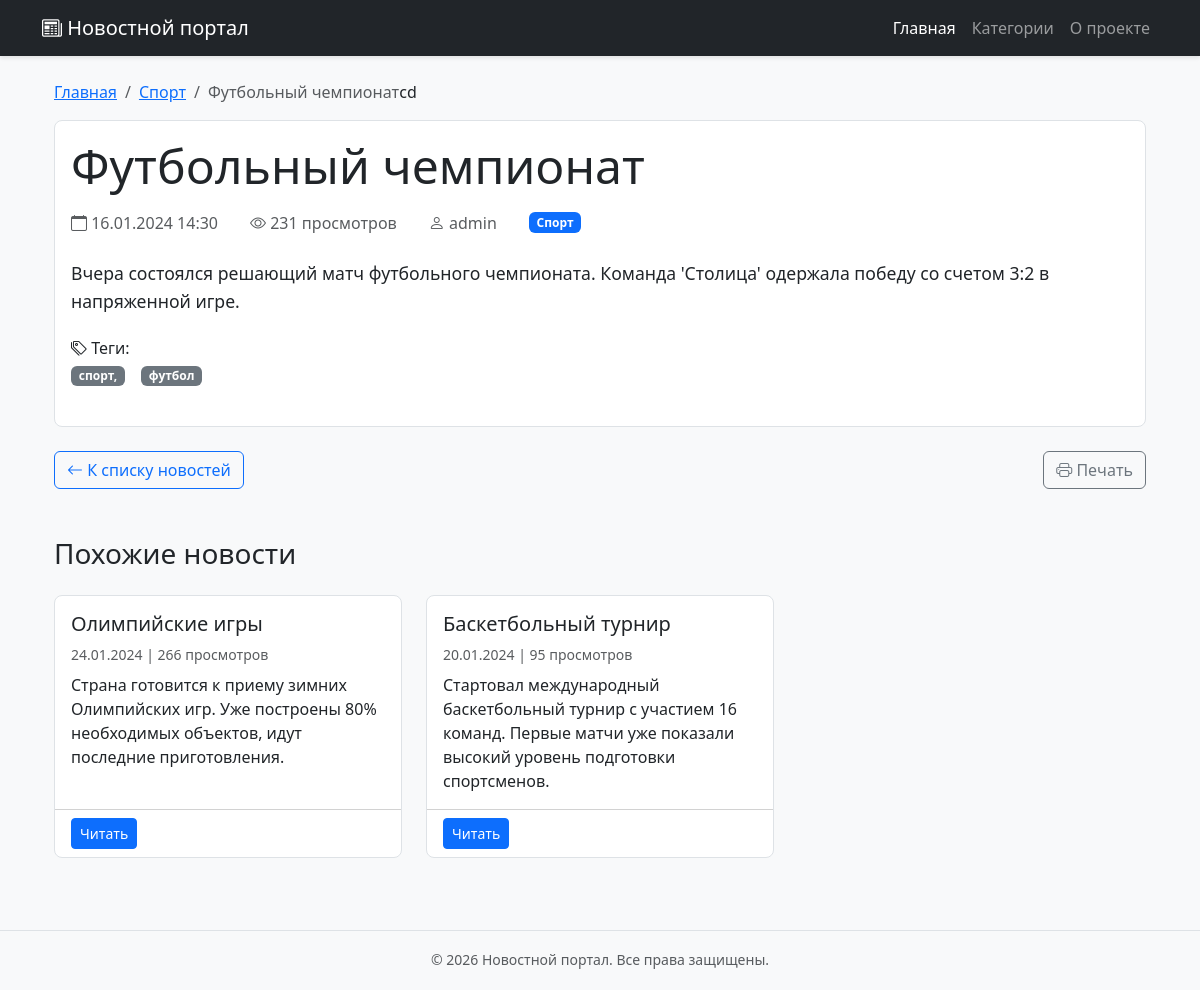
Page /news/2/ on the earlier database version.
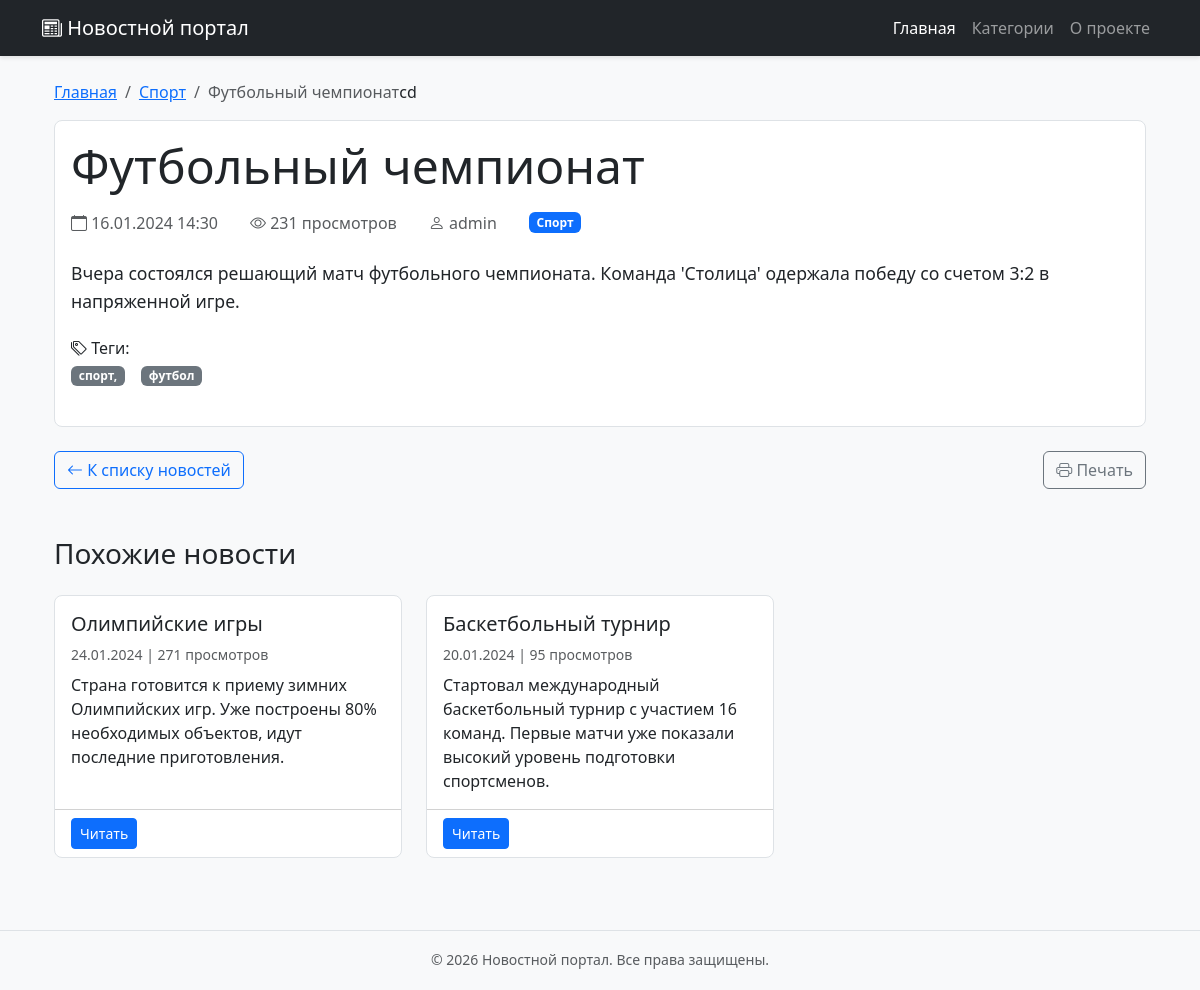
Same page on the later database version.
### news/models.py (models this page shows, shortened)
class News(models.Model):
    DRAFT = 'draft'
    PUBLISHED = 'published'
    ARCHIVED = 'archived'
    STATUS_CHOICES = [
        (DRAFT, 'Черновик'),
        (PUBLISHED, 'Опубликовано'),
        (ARCHIVED, 'В архиве'),
    ]
    title = models.CharField(max_length=200, verbose_name='Заголовок')
    slug = models.SlugField(max_length=200, unique=True, verbose_name='URL-адрес')
    content = models.TextField(verbose_name='Содержание')
    short_description = models.TextField(max_length=500, verbose_name='Краткое описание', blank=True)
    category = models.ForeignKey(
        Category,
        on_delete=models.CASCADE,
        related_name='news',
        verbose_name='Категория'
    )
    author = models.ForeignKey(
        User,
        on_delete=models.CASCADE,
        related_name='news',
        verbose_name='Автор'
    )
    status = models.CharField(
        max_length=20,
        choices=STATUS_CHOICES,
        default=DRAFT,
        verbose_name='Статус'
    )
    created_at = models.DateTimeField(auto_now_add=True, verbose_name='Дата создания')
    updated_at = models.DateTimeField(auto_now=True, verbose_name='Дата обновления')
    published_at = models.DateTimeField(blank=True, null=True, verbose_name='Дата публикации')
    image = models.ImageField(
        upload_to='news/images/%Y/%m/%d/',
        verbose_name='Изображение',
        blank=True,
        null=True
    )
    views = models.PositiveIntegerField(default=0, verbose_name='Количество просмотров')
    tags = models.CharField(max_length=200, verbose_name='Теги', blank=True)
    meta_title = models.CharField(max_length=200, verbose_name='Meta заголовок', blank=True)
    meta_description = models.TextField(verbose_name='Meta описание', blank=True)
    class Meta:
        verbose_name = 'Новость'
        verbose_name_plural = 'Новости'
        ordering = ['-created_at']
        indexes = [
            models.Index(fields=['-created_at']),
            models.Index(fields=['status']),
            models.Index(fields=['category']),
        ]
    def save(self, *args, **kwargs):
        if self.status == self.PUBLISHED and not self.published_at:
            from django.utils import timezone
            self.published_at = timezone.now()
        elif self.status != self.PUBLISHED:
            self.published_at = None
        super().save(*args, **kwargs)

class Category(models.Model):
    name = models.CharField(max_length=100, verbose_name='Название категории')
    slug = models.SlugField(max_length=150, unique=True, verbose_name='URL-адрес')
    description = models.TextField(verbose_name='Описание', blank=True)
    created_at = models.DateTimeField(auto_now_add=True, verbose_name='Дата создания')
    class Meta:
        verbose_name = 'Категория'
        verbose_name_plural = 'Категории'
        ordering = ['name']

### news/views.py (the view)
# urls.py: path('news/<int:news_id>/', views.news_detail, name='news_detail'),
def news_detail(request, news_id):
    try:
        news_item = get_object_or_404(News, id=news_id, status='published')
        news_item.views += 1
        news_item.save(update_fields=['views'])
        related_news = News.objects.filter(
            category=news_item.category,
            status='published'
        ).exclude(id=news_id).order_by('-created_at')[:3]
        context = {
            'news': news_item,
            'title': news_item.title,
            'related_news': related_news,
        }
        return render(request, 'news/news_detail.html', context)
    except News.DoesNotExist:
        raise Http404("Новость не найдена")

### news/templates/news/news_detail.html (shortened to what this page needs)
{% extends 'news/base.html' %}
{% load static %}
{% block content %}
<div class="container mt-4">
    <nav aria-label="breadcrumb">
        <ol class="breadcrumb">
            <li class="breadcrumb-item"><a href="{% url 'index' %}">Главная</a></li>
            <li class="breadcrumb-item"><a href="#">{{ news.category.name }}</a></li>
            <li class="breadcrumb-item active">{{ news.title|truncatechars:30 }}</li>
        cd
    </nav>
    <div class="card mb-4">
        <div class="card-body">
            <h1 class="card-title display-5 mb-3">{{ news.title }}</h1>
            <div class="d-flex flex-wrap align-items-center gap-3 mb-4 text-muted">
                <span><i class="bi bi-calendar"></i> {{ news.created_at|date:"d.m.Y H:i" }}</span>
                <span><i class="bi bi-eye"></i> {{ news.views }} просмотров</span>
                <span><i class="bi bi-person"></i> {{ news.author.username|default:"admin" }}</span>
                <span class="badge bg-primary">{{ news.category.name }}</span>
            </div>
            <div class="news-content mb-4">
                {{ news.content|linebreaks }}
            </div>
            {% if news.tags %}
            <div class="mb-4">
                <h6><i class="bi bi-tags"></i> Теги:</h6>
                <div class="d-flex flex-wrap gap-2">
                    {% for tag in news.tags.split %}
                    <span class="badge bg-secondary">{{ tag }}</span>
                    {% endfor %}
                </div>
            </div>
            {% endif %}
        </div>
    </div>
    <div class="d-flex justify-content-between mb-5">
        <a href="{% url 'index' %}" class="btn btn-outline-primary">
            <i class="bi bi-arrow-left"></i> К списку новостей
        </a>
        <button class="btn btn-outline-secondary" onclick="window.print()">
            <i class="bi bi-printer"></i> Печать
        </button>
    </div>
    {% if related_news %}
    <div class="mb-5">
        <h3 class="mb-4">Похожие новости</h3>
        <div class="row">
            {% for related in related_news %}
            <div class="col-md-6 col-lg-4 mb-4">
                <div class="card h-100">
                    <div class="card-body">
                        <h5 class="card-title">{{ related.title }}</h5>
                        <p class="card-text text-muted small mb-2">
                            {{ related.created_at|date:"d.m.Y" }} | {{ related.views }} просмотров
                        </p>
                        <p class="card-text">{{ related.content|truncatewords:20 }}</p>
                    </div>
                    <div class="card-footer bg-transparent">
                        <a href="{% url 'news_detail' related.id %}" class="btn btn-primary btn-sm">Читать</a>
                    </div>
                </div>
            </div>
            {% endfor %}
        </div>
    </div>
    {% endif %}
</div>
<link rel="stylesheet" href="https://cdn.jsdelivr.net/npm/bootstrap-icons@1.11.1/font/bootstrap-icons.css">
{% endblock %}

### news/templates/news/base.html (shortened to what this page needs)
<!DOCTYPE html>
<html lang="ru">
<head>
    {% load static %}
    <link href="https://cdn.jsdelivr.net/npm/bootstrap@5.3.2/dist/css/bootstrap.min.css" rel="stylesheet">
    <link rel="stylesheet" href="https://cdn.jsdelivr.net/npm/bootstrap-icons@1.11.1/font/bootstrap-icons.css">
</head>
<body>
    <nav class="navbar navbar-expand-lg navbar-dark bg-dark mb-4">
        <div class="container">
            <a class="navbar-brand" href="{% url 'index' %}">
                <i class="bi bi-newspaper"></i> Новостной портал
            </a>
            <div class="collapse navbar-collapse" id="navbarNav">
                <ul class="navbar-nav ms-auto">
                    <li class="nav-item">
                        <a class="nav-link active" href="{% url 'index' %}">Главная</a>
                    </li>
                    <li class="nav-item">
                        <a class="nav-link" href="#">Категории</a>
                    </li>
                    <li class="nav-item">
                        <a class="nav-link" href="#">О проекте</a>
                    </li>
                </ul>
            </div>
        </div>
    </nav>
    <main class="container mt-4">
        {% block content %}
        {% endblock %}
    </main>
    <footer class="footer mt-5 bg-light border-top">
        <div class="container py-3">
            <div class="text-center text-muted">
                <small>&copy; {% now "Y" %} Новостной портал. Все права защищены.</small>
            </div>
        </div>
    </footer>
</body>
</html>

### news/templates/news/base.html (style rules this page uses)
body { background-color: #f8f9fa; padding-bottom: 60px; }
.navbar { box-shadow: 0 2px 4px rgba(0,0,0,.1); }
.container { max-width: 1140px; }
footer { position: fixed; bottom: 0; width: 100%; height: 60px; background-color: #f5f5f5; }

### news/templates/news/news_detail.html (style rules this page uses)
.card { border: 1px solid #dee2e6; border-radius: 0.5rem; }
.card-title { color: #212529; }
.news-content { line-height: 1.6; font-size: 1.1rem; }
.mb-4 { margin-bottom: 1.5rem !important; }
.mb-5 { margin-bottom: 3rem !important; }
.d-flex.gap-3 > * { margin-right: 1rem; }
.d-flex.gap-2 > * { margin-right: 0.5rem; }

Differences in the rows shown:
changed News "Олимпийские игры": views "266" → "271"
